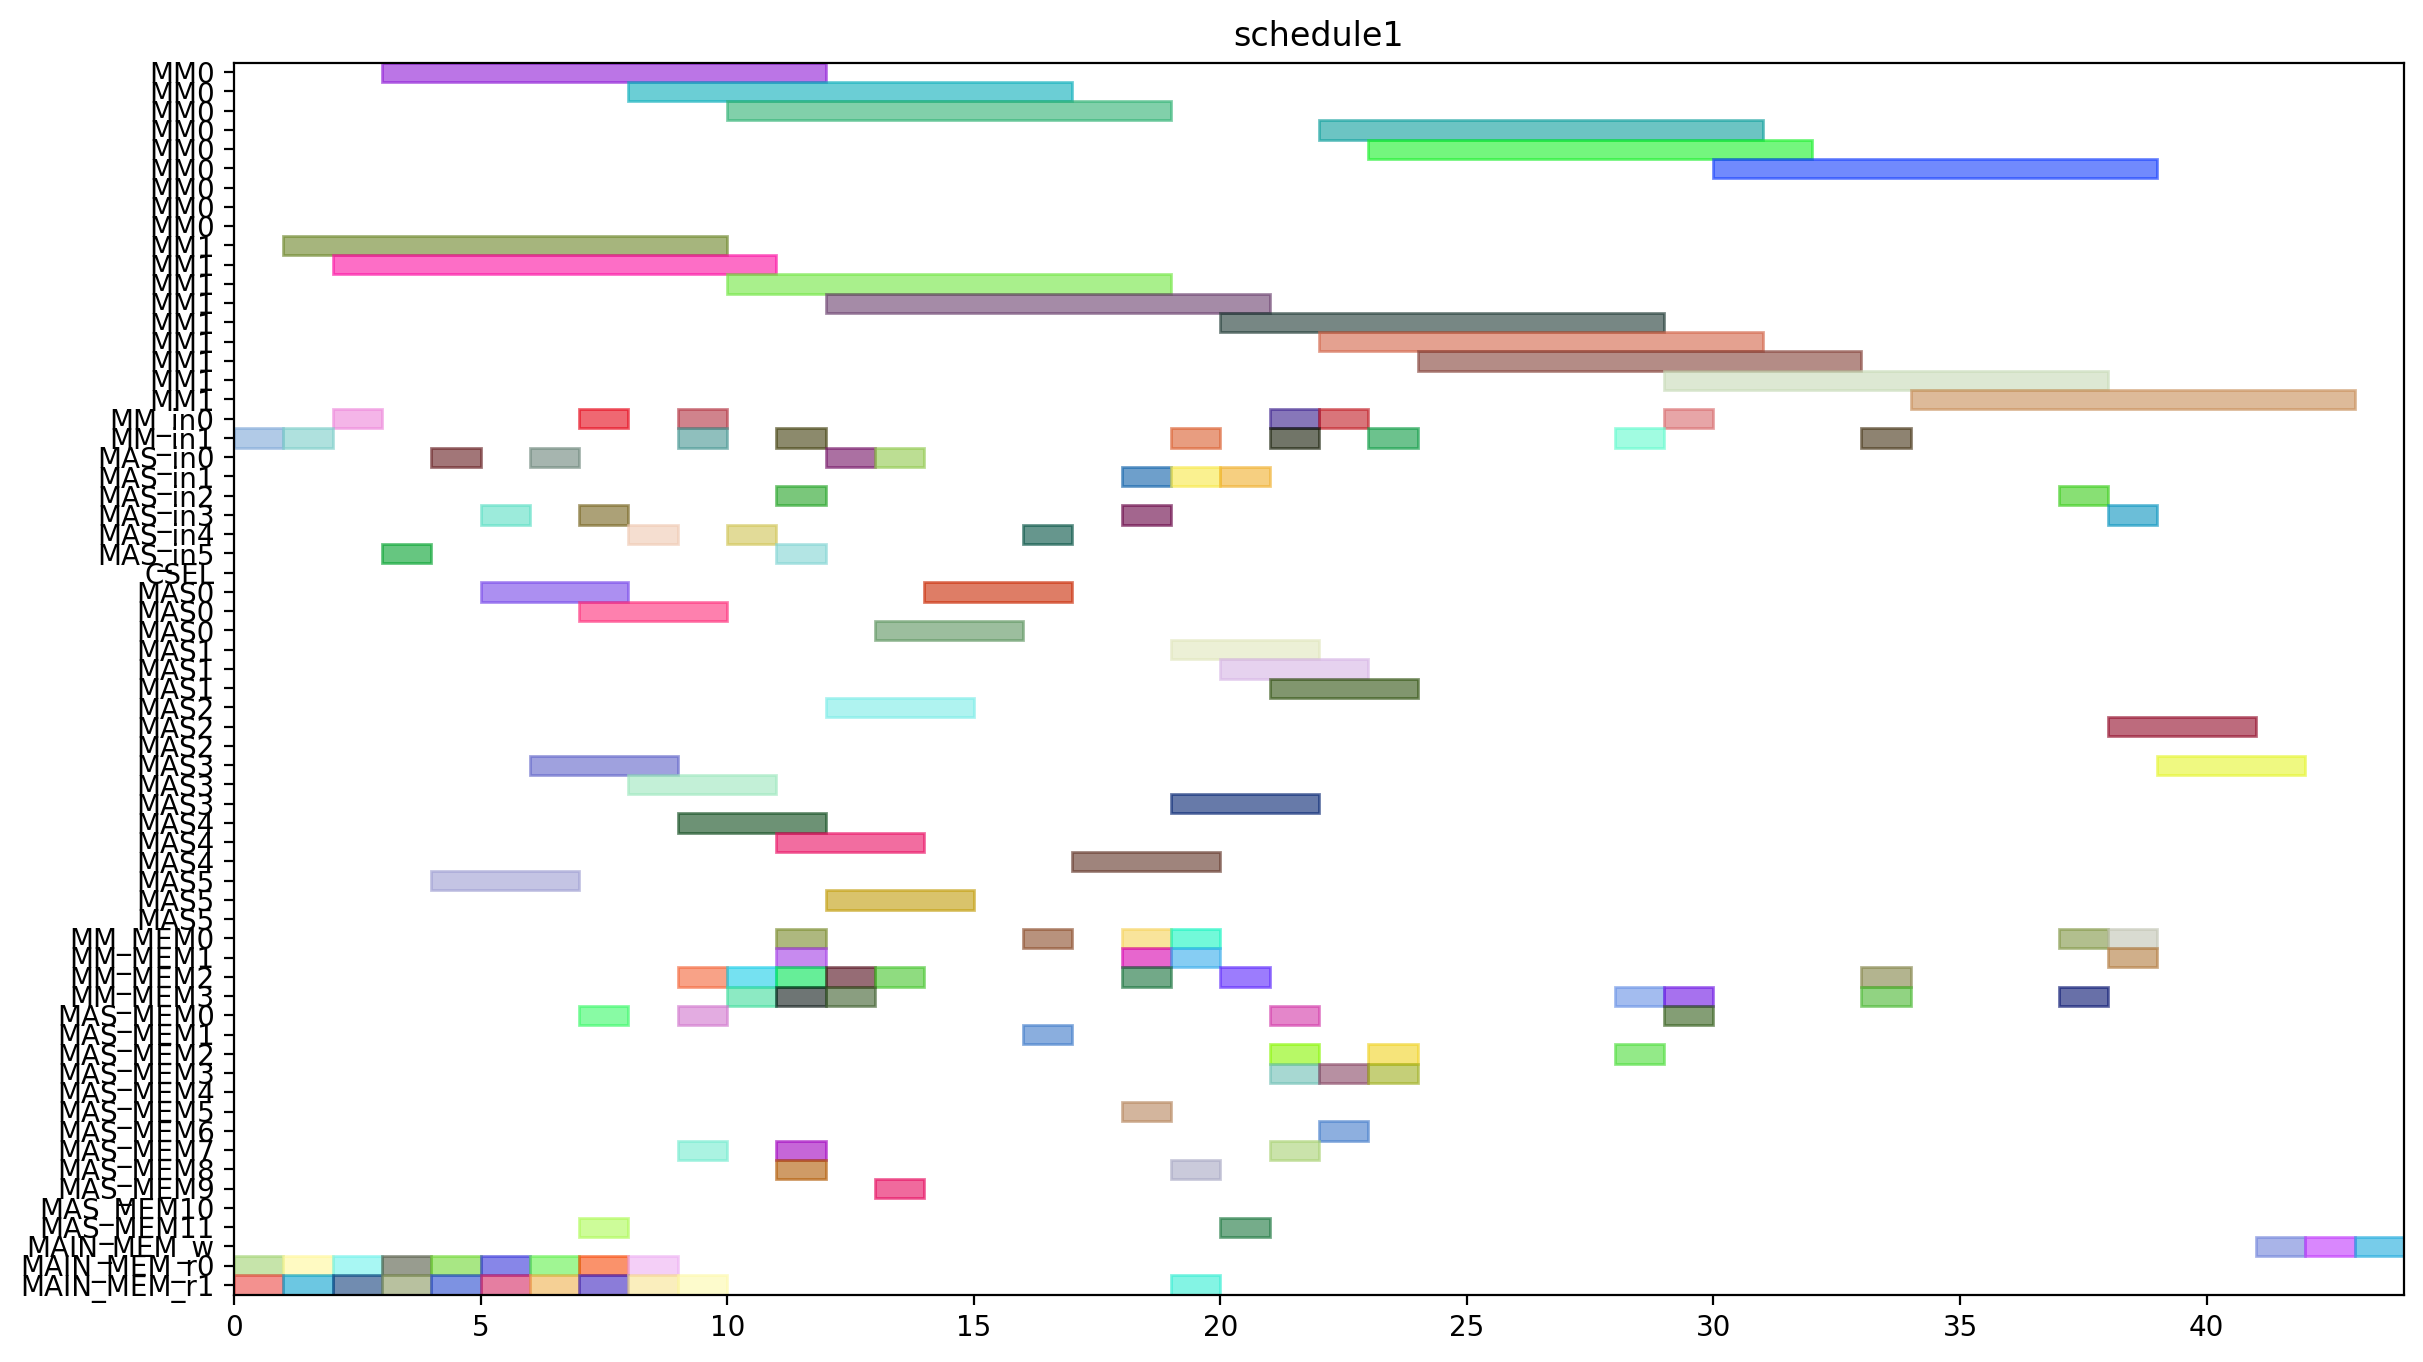

The Python source for this figure:
from pyschedule import Scenario, solvers, plotters, alt


def solve():
	horizon = 153
	S = Scenario("schedule1", horizon=horizon)

	# resource
	MM = S.Resources('MM', num=2, size=9)
	MM_in = S.Resources('MM_in', num=2)
	MAS_in = S.Resources('MAS_in', num=6)
	CSEL = S.Resource('CSEL')
	MAS = S.Resources('MAS', num=6, size=3, periods=range(1, horizon))
	MM_MEM = S.Resources('MM_MEM', num=4)
	MAS_MEM = S.Resources('MAS_MEM', num=12)
	MAIN_MEM_w = S.Resource('MAIN_MEM_w', size=1)
	MAIN_MEM_r = S.Resources('MAIN_MEM_r', num=2)

	# result of previous scheduling
	t2_in = S.Task('t2_in', length=1, delay_cost=1)
	S += t2_in >= 0
	t2_in += MM_in[1]

	t2_mem0 = S.Task('t2_mem0', length=1, delay_cost=1)
	S += t2_mem0 >= 0
	t2_mem0 += MAIN_MEM_r[0]

	t2_mem1 = S.Task('t2_mem1', length=1, delay_cost=1)
	S += t2_mem1 >= 0
	t2_mem1 += MAIN_MEM_r[1]

	t0_in = S.Task('t0_in', length=1, delay_cost=1)
	S += t0_in >= 1
	t0_in += MM_in[1]

	t0_mem0 = S.Task('t0_mem0', length=1, delay_cost=1)
	S += t0_mem0 >= 1
	t0_mem0 += MAIN_MEM_r[0]

	t0_mem1 = S.Task('t0_mem1', length=1, delay_cost=1)
	S += t0_mem1 >= 1
	t0_mem1 += MAIN_MEM_r[1]

	t2 = S.Task('t2', length=9, delay_cost=1)
	S += t2 >= 1
	t2 += MM[1]

	t0 = S.Task('t0', length=9, delay_cost=1)
	S += t0 >= 2
	t0 += MM[1]

	t1_in = S.Task('t1_in', length=1, delay_cost=1)
	S += t1_in >= 2
	t1_in += MM_in[0]

	t1_mem0 = S.Task('t1_mem0', length=1, delay_cost=1)
	S += t1_mem0 >= 2
	t1_mem0 += MAIN_MEM_r[0]

	t1_mem1 = S.Task('t1_mem1', length=1, delay_cost=1)
	S += t1_mem1 >= 2
	t1_mem1 += MAIN_MEM_r[1]

	t1 = S.Task('t1', length=9, delay_cost=1)
	S += t1 >= 3
	t1 += MM[0]

	t14_in = S.Task('t14_in', length=1, delay_cost=1)
	S += t14_in >= 3
	t14_in += MAS_in[5]

	t14_mem0 = S.Task('t14_mem0', length=1, delay_cost=1)
	S += t14_mem0 >= 3
	t14_mem0 += MAIN_MEM_r[0]

	t14_mem1 = S.Task('t14_mem1', length=1, delay_cost=1)
	S += t14_mem1 >= 3
	t14_mem1 += MAIN_MEM_r[1]

	t13_in = S.Task('t13_in', length=1, delay_cost=1)
	S += t13_in >= 4
	t13_in += MAS_in[0]

	t13_mem0 = S.Task('t13_mem0', length=1, delay_cost=1)
	S += t13_mem0 >= 4
	t13_mem0 += MAIN_MEM_r[0]

	t13_mem1 = S.Task('t13_mem1', length=1, delay_cost=1)
	S += t13_mem1 >= 4
	t13_mem1 += MAIN_MEM_r[1]

	t14 = S.Task('t14', length=3, delay_cost=1)
	S += t14 >= 4
	t14 += MAS[5]

	t13 = S.Task('t13', length=3, delay_cost=1)
	S += t13 >= 5
	t13 += MAS[0]

	t4_in = S.Task('t4_in', length=1, delay_cost=1)
	S += t4_in >= 5
	t4_in += MAS_in[3]

	t4_mem0 = S.Task('t4_mem0', length=1, delay_cost=1)
	S += t4_mem0 >= 5
	t4_mem0 += MAIN_MEM_r[0]

	t4_mem1 = S.Task('t4_mem1', length=1, delay_cost=1)
	S += t4_mem1 >= 5
	t4_mem1 += MAIN_MEM_r[1]

	t3_in = S.Task('t3_in', length=1, delay_cost=1)
	S += t3_in >= 6
	t3_in += MAS_in[0]

	t3_mem0 = S.Task('t3_mem0', length=1, delay_cost=1)
	S += t3_mem0 >= 6
	t3_mem0 += MAIN_MEM_r[0]

	t3_mem1 = S.Task('t3_mem1', length=1, delay_cost=1)
	S += t3_mem1 >= 6
	t3_mem1 += MAIN_MEM_r[1]

	t4 = S.Task('t4', length=3, delay_cost=1)
	S += t4 >= 6
	t4 += MAS[3]

	t15_in = S.Task('t15_in', length=1, delay_cost=1)
	S += t15_in >= 7
	t15_in += MM_in[0]

	t15_mem0 = S.Task('t15_mem0', length=1, delay_cost=1)
	S += t15_mem0 >= 7
	t15_mem0 += MAS_MEM[0]

	t15_mem1 = S.Task('t15_mem1', length=1, delay_cost=1)
	S += t15_mem1 >= 7
	t15_mem1 += MAS_MEM[11]

	t3 = S.Task('t3', length=3, delay_cost=1)
	S += t3 >= 7
	t3 += MAS[0]

	t9_in = S.Task('t9_in', length=1, delay_cost=1)
	S += t9_in >= 7
	t9_in += MAS_in[3]

	t9_mem0 = S.Task('t9_mem0', length=1, delay_cost=1)
	S += t9_mem0 >= 7
	t9_mem0 += MAIN_MEM_r[0]

	t9_mem1 = S.Task('t9_mem1', length=1, delay_cost=1)
	S += t9_mem1 >= 7
	t9_mem1 += MAIN_MEM_r[1]

	t15 = S.Task('t15', length=9, delay_cost=1)
	S += t15 >= 8
	t15 += MM[0]

	t8_in = S.Task('t8_in', length=1, delay_cost=1)
	S += t8_in >= 8
	t8_in += MAS_in[4]

	t8_mem0 = S.Task('t8_mem0', length=1, delay_cost=1)
	S += t8_mem0 >= 8
	t8_mem0 += MAIN_MEM_r[0]

	t8_mem1 = S.Task('t8_mem1', length=1, delay_cost=1)
	S += t8_mem1 >= 8
	t8_mem1 += MAIN_MEM_r[1]

	t9 = S.Task('t9', length=3, delay_cost=1)
	S += t9 >= 8
	t9 += MAS[3]

	t20_in = S.Task('t20_in', length=1, delay_cost=1)
	S += t20_in >= 9
	t20_in += MM_in[0]

	t20_mem0 = S.Task('t20_mem0', length=1, delay_cost=1)
	S += t20_mem0 >= 9
	t20_mem0 += MM_MEM[2]

	t20_mem1 = S.Task('t20_mem1', length=1, delay_cost=1)
	S += t20_mem1 >= 9
	t20_mem1 += MAIN_MEM_r[1]

	t5_in = S.Task('t5_in', length=1, delay_cost=1)
	S += t5_in >= 9
	t5_in += MM_in[1]

	t5_mem0 = S.Task('t5_mem0', length=1, delay_cost=1)
	S += t5_mem0 >= 9
	t5_mem0 += MAS_MEM[0]

	t5_mem1 = S.Task('t5_mem1', length=1, delay_cost=1)
	S += t5_mem1 >= 9
	t5_mem1 += MAS_MEM[7]

	t8 = S.Task('t8', length=3, delay_cost=1)
	S += t8 >= 9
	t8 += MAS[4]

	t18_in = S.Task('t18_in', length=1, delay_cost=1)
	S += t18_in >= 10
	t18_in += MAS_in[4]

	t18_mem0 = S.Task('t18_mem0', length=1, delay_cost=1)
	S += t18_mem0 >= 10
	t18_mem0 += MM_MEM[2]

	t18_mem1 = S.Task('t18_mem1', length=1, delay_cost=1)
	S += t18_mem1 >= 10
	t18_mem1 += MM_MEM[3]

	t20 = S.Task('t20', length=9, delay_cost=1)
	S += t20 >= 10
	t20 += MM[0]

	t5 = S.Task('t5', length=9, delay_cost=1)
	S += t5 >= 10
	t5 += MM[1]

	t10_in = S.Task('t10_in', length=1, delay_cost=1)
	S += t10_in >= 11
	t10_in += MM_in[1]

	t10_mem0 = S.Task('t10_mem0', length=1, delay_cost=1)
	S += t10_mem0 >= 11
	t10_mem0 += MAS_MEM[8]

	t10_mem1 = S.Task('t10_mem1', length=1, delay_cost=1)
	S += t10_mem1 >= 11
	t10_mem1 += MAS_MEM[7]

	t11_in = S.Task('t11_in', length=1, delay_cost=1)
	S += t11_in >= 11
	t11_in += MAS_in[5]

	t11_mem0 = S.Task('t11_mem0', length=1, delay_cost=1)
	S += t11_mem0 >= 11
	t11_mem0 += MM_MEM[0]

	t11_mem1 = S.Task('t11_mem1', length=1, delay_cost=1)
	S += t11_mem1 >= 11
	t11_mem1 += MM_MEM[3]

	t18 = S.Task('t18', length=3, delay_cost=1)
	S += t18 >= 11
	t18 += MAS[4]

	t6_in = S.Task('t6_in', length=1, delay_cost=1)
	S += t6_in >= 11
	t6_in += MAS_in[2]

	t6_mem0 = S.Task('t6_mem0', length=1, delay_cost=1)
	S += t6_mem0 >= 11
	t6_mem0 += MM_MEM[2]

	t6_mem1 = S.Task('t6_mem1', length=1, delay_cost=1)
	S += t6_mem1 >= 11
	t6_mem1 += MM_MEM[1]

	t10 = S.Task('t10', length=9, delay_cost=1)
	S += t10 >= 12
	t10 += MM[1]

	t11 = S.Task('t11', length=3, delay_cost=1)
	S += t11 >= 12
	t11 += MAS[5]

	t16_in = S.Task('t16_in', length=1, delay_cost=1)
	S += t16_in >= 12
	t16_in += MAS_in[0]

	t16_mem0 = S.Task('t16_mem0', length=1, delay_cost=1)
	S += t16_mem0 >= 12
	t16_mem0 += MM_MEM[2]

	t16_mem1 = S.Task('t16_mem1', length=1, delay_cost=1)
	S += t16_mem1 >= 12
	t16_mem1 += MM_MEM[3]

	t6 = S.Task('t6', length=3, delay_cost=1)
	S += t6 >= 12
	t6 += MAS[2]

	t16 = S.Task('t16', length=3, delay_cost=1)
	S += t16 >= 13
	t16 += MAS[0]

	t19_in = S.Task('t19_in', length=1, delay_cost=1)
	S += t19_in >= 13
	t19_in += MAS_in[0]

	t19_mem0 = S.Task('t19_mem0', length=1, delay_cost=1)
	S += t19_mem0 >= 13
	t19_mem0 += MM_MEM[2]

	t19_mem1 = S.Task('t19_mem1', length=1, delay_cost=1)
	S += t19_mem1 >= 13
	t19_mem1 += MAS_MEM[9]

	t19 = S.Task('t19', length=3, delay_cost=1)
	S += t19 >= 14
	t19 += MAS[0]

	t17_in = S.Task('t17_in', length=1, delay_cost=1)
	S += t17_in >= 16
	t17_in += MAS_in[4]

	t17_mem0 = S.Task('t17_mem0', length=1, delay_cost=1)
	S += t17_mem0 >= 16
	t17_mem0 += MM_MEM[0]

	t17_mem1 = S.Task('t17_mem1', length=1, delay_cost=1)
	S += t17_mem1 >= 16
	t17_mem1 += MAS_MEM[1]

	t17 = S.Task('t17', length=3, delay_cost=1)
	S += t17 >= 17
	t17 += MAS[4]

	t22_in = S.Task('t22_in', length=1, delay_cost=1)
	S += t22_in >= 18
	t22_in += MAS_in[3]

	t22_mem0 = S.Task('t22_mem0', length=1, delay_cost=1)
	S += t22_mem0 >= 18
	t22_mem0 += MM_MEM[0]

	t22_mem1 = S.Task('t22_mem1', length=1, delay_cost=1)
	S += t22_mem1 >= 18
	t22_mem1 += MM_MEM[1]

	t7_in = S.Task('t7_in', length=1, delay_cost=1)
	S += t7_in >= 18
	t7_in += MAS_in[1]

	t7_mem0 = S.Task('t7_mem0', length=1, delay_cost=1)
	S += t7_mem0 >= 18
	t7_mem0 += MM_MEM[2]

	t7_mem1 = S.Task('t7_mem1', length=1, delay_cost=1)
	S += t7_mem1 >= 18
	t7_mem1 += MAS_MEM[5]

	t21_in = S.Task('t21_in', length=1, delay_cost=1)
	S += t21_in >= 19
	t21_in += MAS_in[1]

	t21_mem0 = S.Task('t21_mem0', length=1, delay_cost=1)
	S += t21_mem0 >= 19
	t21_mem0 += MM_MEM[0]

	t21_mem1 = S.Task('t21_mem1', length=1, delay_cost=1)
	S += t21_mem1 >= 19
	t21_mem1 += MM_MEM[1]

	t22 = S.Task('t22', length=3, delay_cost=1)
	S += t22 >= 19
	t22 += MAS[3]

	t23_in = S.Task('t23_in', length=1, delay_cost=1)
	S += t23_in >= 19
	t23_in += MM_in[1]

	t23_mem0 = S.Task('t23_mem0', length=1, delay_cost=1)
	S += t23_mem0 >= 19
	t23_mem0 += MAS_MEM[8]

	t23_mem1 = S.Task('t23_mem1', length=1, delay_cost=1)
	S += t23_mem1 >= 19
	t23_mem1 += MAIN_MEM_r[1]

	t7 = S.Task('t7', length=3, delay_cost=1)
	S += t7 >= 19
	t7 += MAS[1]

	t12_in = S.Task('t12_in', length=1, delay_cost=1)
	S += t12_in >= 20
	t12_in += MAS_in[1]

	t12_mem0 = S.Task('t12_mem0', length=1, delay_cost=1)
	S += t12_mem0 >= 20
	t12_mem0 += MM_MEM[2]

	t12_mem1 = S.Task('t12_mem1', length=1, delay_cost=1)
	S += t12_mem1 >= 20
	t12_mem1 += MAS_MEM[11]

	t21 = S.Task('t21', length=3, delay_cost=1)
	S += t21 >= 20
	t21 += MAS[1]

	t23 = S.Task('t23', length=9, delay_cost=1)
	S += t23 >= 20
	t23 += MM[1]

	t12 = S.Task('t12', length=3, delay_cost=1)
	S += t12 >= 21
	t12 += MAS[1]

	t25_in = S.Task('t25_in', length=1, delay_cost=1)
	S += t25_in >= 21
	t25_in += MM_in[0]

	t25_mem0 = S.Task('t25_mem0', length=1, delay_cost=1)
	S += t25_mem0 >= 21
	t25_mem0 += MAS_MEM[2]

	t25_mem1 = S.Task('t25_mem1', length=1, delay_cost=1)
	S += t25_mem1 >= 21
	t25_mem1 += MAS_MEM[7]

	t28_in = S.Task('t28_in', length=1, delay_cost=1)
	S += t28_in >= 21
	t28_in += MM_in[1]

	t28_mem0 = S.Task('t28_mem0', length=1, delay_cost=1)
	S += t28_mem0 >= 21
	t28_mem0 += MAS_MEM[0]

	t28_mem1 = S.Task('t28_mem1', length=1, delay_cost=1)
	S += t28_mem1 >= 21
	t28_mem1 += MAS_MEM[3]

	t25 = S.Task('t25', length=9, delay_cost=1)
	S += t25 >= 22
	t25 += MM[0]

	t27_in = S.Task('t27_in', length=1, delay_cost=1)
	S += t27_in >= 22
	t27_in += MM_in[0]

	t27_mem0 = S.Task('t27_mem0', length=1, delay_cost=1)
	S += t27_mem0 >= 22
	t27_mem0 += MAS_MEM[6]

	t27_mem1 = S.Task('t27_mem1', length=1, delay_cost=1)
	S += t27_mem1 >= 22
	t27_mem1 += MAS_MEM[3]

	t28 = S.Task('t28', length=9, delay_cost=1)
	S += t28 >= 22
	t28 += MM[1]

	t27 = S.Task('t27', length=9, delay_cost=1)
	S += t27 >= 23
	t27 += MM[0]

	t29_in = S.Task('t29_in', length=1, delay_cost=1)
	S += t29_in >= 23
	t29_in += MM_in[1]

	t29_mem0 = S.Task('t29_mem0', length=1, delay_cost=1)
	S += t29_mem0 >= 23
	t29_mem0 += MAS_MEM[2]

	t29_mem1 = S.Task('t29_mem1', length=1, delay_cost=1)
	S += t29_mem1 >= 23
	t29_mem1 += MAS_MEM[3]

	t29 = S.Task('t29', length=9, delay_cost=1)
	S += t29 >= 24
	t29 += MM[1]


	# new tasks
	t24 = S.Task('t24', length=9, delay_cost=1)
	t24 += alt(MM)
	t24_in = S.Task('t24_in', length=1, delay_cost=1)
	t24_in += alt(MM_in)
	S += t24_in*MM_in[0]<=t24*MM[0]
	S += t24_in*MM_in[1]<=t24*MM[1]
	t24_mem0 = S.Task('t24_mem0', length=1, delay_cost=1)
	t24_mem0 += MAS_MEM[2]
	S += 23 < t24_mem0
	S += t24_mem0 <= t24

	t24_mem1 = S.Task('t24_mem1', length=1, delay_cost=1)
	t24_mem1 += MM_MEM[3]
	S += 28 < t24_mem1
	S += t24_mem1 <= t24

	t26 = S.Task('t26', length=9, delay_cost=1)
	t26 += alt(MM)
	t26_in = S.Task('t26_in', length=1, delay_cost=1)
	t26_in += alt(MM_in)
	S += t26_in*MM_in[0]<=t26*MM[0]
	S += t26_in*MM_in[1]<=t26*MM[1]
	t26_mem0 = S.Task('t26_mem0', length=1, delay_cost=1)
	t26_mem0 += MAS_MEM[0]
	S += 16 < t26_mem0
	S += t26_mem0 <= t26

	t26_mem1 = S.Task('t26_mem1', length=1, delay_cost=1)
	t26_mem1 += MM_MEM[3]
	S += 28 < t26_mem1
	S += t26_mem1 <= t26

	PZ_new = S.Task('PZ_new', length=9, delay_cost=1)
	PZ_new += alt(MM)
	PZ_new_in = S.Task('PZ_new_in', length=1, delay_cost=1)
	PZ_new_in += alt(MM_in)
	S += PZ_new_in*MM_in[0]<=PZ_new*MM[0]
	S += PZ_new_in*MM_in[1]<=PZ_new*MM[1]
	S += 0<PZ_new

	PZ_new_w = S.Task('PZ_new_w', length=1, delay_cost=1)
	PZ_new_w += alt(MAIN_MEM_w)
	S += PZ_new <= PZ_new_w

	PZ_new_mem0 = S.Task('PZ_new_mem0', length=1, delay_cost=1)
	PZ_new_mem0 += MM_MEM[2]
	S += 32 < PZ_new_mem0
	S += PZ_new_mem0 <= PZ_new

	PZ_new_mem1 = S.Task('PZ_new_mem1', length=1, delay_cost=1)
	PZ_new_mem1 += MM_MEM[3]
	S += 30 < PZ_new_mem1
	S += PZ_new_mem1 <= PZ_new

	PX_new = S.Task('PX_new', length=3, delay_cost=1)
	PX_new += alt(MAS)
	PX_new_in = S.Task('PX_new_in', length=1, delay_cost=1)
	PX_new_in += alt(MAS_in)
	S += PX_new_in*MAS_in[0]<=PX_new*MAS[0]

	S += PX_new_in*MAS_in[1]<=PX_new*MAS[1]

	S += PX_new_in*MAS_in[2]<=PX_new*MAS[2]

	S += PX_new_in*MAS_in[3]<=PX_new*MAS[3]

	S += PX_new_in*MAS_in[4]<=PX_new*MAS[4]

	S += PX_new_in*MAS_in[5]<=PX_new*MAS[5]

	S += 0<PX_new

	PX_new_w = S.Task('PX_new_w', length=1, delay_cost=1)
	PX_new_w += alt(MAIN_MEM_w)
	S += PX_new <= PX_new_w

	PX_new_mem0 = S.Task('PX_new_mem0', length=1, delay_cost=1)
	PX_new_mem0 += MM_MEM[0]
	S += 30 < PX_new_mem0
	S += PX_new_mem0 <= PX_new

	PX_new_mem1 = S.Task('PX_new_mem1', length=1, delay_cost=1)
	PX_new_mem1 += alt(MM_MEM)
	S += (t24*MM[0])-1 < PX_new_mem1*MM_MEM[1]
	S += (t24*MM[1])-1 < PX_new_mem1*MM_MEM[3]
	S += PX_new_mem1 <= PX_new

	PY_new = S.Task('PY_new', length=3, delay_cost=1)
	PY_new += alt(MAS)
	PY_new_in = S.Task('PY_new_in', length=1, delay_cost=1)
	PY_new_in += alt(MAS_in)
	S += PY_new_in*MAS_in[0]<=PY_new*MAS[0]

	S += PY_new_in*MAS_in[1]<=PY_new*MAS[1]

	S += PY_new_in*MAS_in[2]<=PY_new*MAS[2]

	S += PY_new_in*MAS_in[3]<=PY_new*MAS[3]

	S += PY_new_in*MAS_in[4]<=PY_new*MAS[4]

	S += PY_new_in*MAS_in[5]<=PY_new*MAS[5]

	S += 0<PY_new

	PY_new_w = S.Task('PY_new_w', length=1, delay_cost=1)
	PY_new_w += alt(MAIN_MEM_w)
	S += PY_new <= PY_new_w

	PY_new_mem0 = S.Task('PY_new_mem0', length=1, delay_cost=1)
	PY_new_mem0 += MM_MEM[0]
	S += 31 < PY_new_mem0
	S += PY_new_mem0 <= PY_new

	PY_new_mem1 = S.Task('PY_new_mem1', length=1, delay_cost=1)
	PY_new_mem1 += alt(MM_MEM)
	S += (t26*MM[0])-1 < PY_new_mem1*MM_MEM[1]
	S += (t26*MM[1])-1 < PY_new_mem1*MM_MEM[3]
	S += PY_new_mem1 <= PY_new

	solvers.mip.solve(S,msg=1,kind='CPLEX',ratio_gap=1.01)

	solution = [['hoge']*len(S.solution()[1]) for i in range(len(S.solution()))]
	for i in range(len(S.solution())):
		for j in range(len(S.solution()[i])):
			solution[i][j]=str(S.solution()[i][j])
	print(solution)

	cycles = int(solution[-1][3])

	pic_file_name = "/mnt/rose/usr1/fukuda/ABE/multiRAM_multiMAS_16mux/scheduling_result/stage9MM2_stage3MAS6/EP_ADD_A_0/schedule1.png"
	if(S.solution() != []):
		plotters.matplotlib.plot(S,img_filename=pic_file_name, show_task_labels=False, fig_size=(cycles*0.25+3, 8))

	return solution
